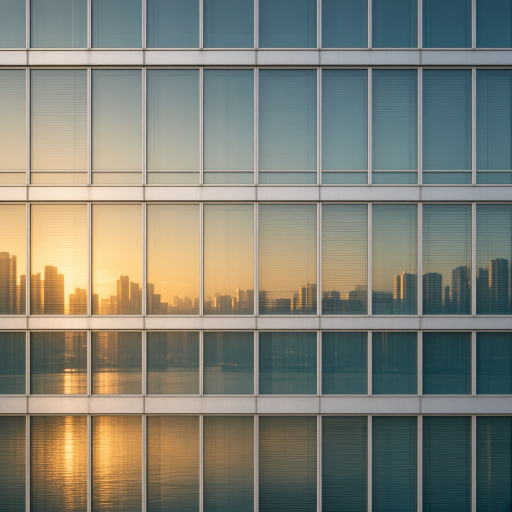
#> input picture tools/gen-facades/facade-glass-curtain.jpg, 1024 x 1024 px (shown at 1/2 size)
$ python bake-textures.py
#> lines starting #> are read from the running program, lines starting #| are printed output that depends on the picture
#!/usr/bin/env python3
"""Bake Victoria Harbour texture atlases into assets/*.png.

Deterministic, offline, no network. Re-run with:

    python3 tools/bake-textures.py

tools/build.mjs packs the PNGs into dist/VictoriaHarbour.html so the
single-file build still works from file://.
"""
import math
import os

import numpy as np
from PIL import Image, ImageDraw, ImageFilter, ImageFont

ROOT = os.path.dirname(os.path.dirname(os.path.abspath(__file__)))
OUT = os.path.join(ROOT, 'assets')
CJK = '/usr/share/fonts/truetype/wqy/wqy-microhei.ttc'
SANS = '/usr/share/fonts/truetype/dejavu/DejaVuSans-Bold.ttf'
SERIF = '/usr/share/fonts/truetype/dejavu/DejaVuSerif-Bold.ttf'


def enc(v):
    v = 0.0 if v < 0 else (1.0 if v > 1 else float(v))
    return int(round((v ** (1.0 / 2.2)) * 255.0))


def enc3(r, g, b, a=255):
    return enc(r), enc(g), enc(b), a


def srgb_u8(lin):
    lin = np.clip(lin, 0.0, 1.0)
    return np.round((lin ** (1.0 / 2.2)) * 255.0).astype(np.uint8)


def hash2(x, y):
    x = np.asarray(x, dtype=np.int32)
    y = np.asarray(y, dtype=np.int32)
    n = (x * np.int32(374761393) + y * np.int32(668265263)).astype(np.uint32)
    n = (n ^ (n >> np.uint32(13))) * np.uint32(1274126177)
    n = n ^ (n >> np.uint32(16))
    return n.astype(np.float64) / 4294967295.0


# style id matches HK.FACADE 0..15
# kind drives the window cutter. Multipliers are linear (1 = vertex colour).
STYLES = [
    dict(kind='curtain', bays=8, floors=4, mull=0.07, glass=(0.58, 0.66, 0.70), frame=(1.00, 0.99, 0.97), lit=0.66, warm=0.35),
    dict(kind='curtain', bays=8, floors=4, mull=0.055, glass=(0.50, 0.70, 0.66), frame=(0.96, 1.00, 0.98), lit=0.62, warm=0.28),
    dict(kind='curtain', bays=8, floors=4, mull=0.08, glass=(0.72, 0.76, 0.78), frame=(1.00, 1.00, 0.99), lit=0.58, warm=0.22),
    dict(kind='curtain', bays=8, floors=4, mull=0.06, glass=(0.72, 0.62, 0.46), frame=(0.98, 0.94, 0.86), lit=0.60, warm=0.72),
    dict(kind='curtain', bays=10, floors=5, mull=0.11, glass=(0.28, 0.32, 0.36), frame=(0.78, 0.82, 0.84), lit=0.70, warm=0.40),
    dict(kind='punched', bays=8, floors=5, mull=0.28, glass=(0.22, 0.24, 0.26), frame=(0.96, 0.93, 0.88), lit=0.64, warm=0.78),
    dict(kind='banded', bays=6, floors=4, mull=0.16, glass=(0.40, 0.48, 0.52), frame=(0.94, 0.95, 0.96), lit=0.55, warm=0.45),
    dict(kind='resi', bays=8, floors=5, mull=0.18, glass=(0.34, 0.40, 0.44), frame=(0.98, 0.97, 0.94), lit=0.68, warm=0.80),
    dict(kind='old', bays=8, floors=6, mull=0.22, glass=(0.30, 0.32, 0.30), frame=(0.96, 0.90, 0.80), lit=0.74, warm=0.86),
    dict(kind='porthole', bays=8, floors=5, mull=0.0, glass=(0.46, 0.50, 0.48), frame=(0.98, 0.98, 0.96), lit=0.52, warm=0.35),
    dict(kind='stone', bays=6, floors=4, mull=0.30, glass=(0.16, 0.17, 0.16), frame=(0.98, 0.96, 0.90), lit=0.48, warm=0.85),
    dict(kind='metal', bays=8, floors=6, mull=0.22, glass=(0.26, 0.30, 0.32), frame=(0.86, 0.88, 0.90), lit=0.40, warm=0.30),
    dict(kind='led', bays=10, floors=8, mull=0.04, glass=(0.9, 0.9, 0.9), frame=(0.15, 0.16, 0.18), lit=0.92, warm=0.5),
    dict(kind='plain', bays=4, floors=4, mull=0.0, glass=(1, 1, 1), frame=(0.98, 0.98, 0.97), lit=0.0, warm=0.5),
    dict(kind='industrial', bays=6, floors=4, mull=0.34, glass=(0.24, 0.26, 0.27), frame=(0.82, 0.84, 0.82), lit=0.35, warm=0.55),
    dict(kind='heritage', bays=6, floors=4, mull=0.26, glass=(0.18, 0.16, 0.13), frame=(0.95, 0.90, 0.82), lit=0.5, warm=0.9),
]


def paint_facade(style_id):
    S = 512
    st = STYLES[style_id]
    yy, xx = np.mgrid[0:S, 0:S]
    # y-up inside the tile so floor 0 sits on the bottom edge
    y_up = (S - 1 - yy).astype(np.float64)
    x = xx.astype(np.float64)
    bays = st['bays']
    floors = st['floors']
    bw = S / bays
    fh = S / floors
    bay = np.floor(x / bw).astype(np.int32)
    floor = np.floor(y_up / fh).astype(np.int32)
    fx = (x % bw) / bw
    fy = (y_up % fh) / fh
    h = hash2(bay + style_id * 17, floor + 3)
    h2 = hash2(bay + 9, floor * 3 + style_id)

    frame = np.array(st['frame'], dtype=np.float64)
    glass = np.array(st['glass'], dtype=np.float64)
    rgb = np.ones((S, S, 3), dtype=np.float64) * frame
    mask = np.zeros((S, S), dtype=np.float64)
    kind = st['kind']

    # fine grain so flat walls are not plastic
    grain = (hash2(xx // 2, yy // 2) - 0.5) * 0.035
    rgb *= (1.0 + grain[..., None])

    if kind == 'plain':
        seam_x = (fx < 0.015) | (fx > 0.985)
        seam_y = (fy < 0.012) | (fy > 0.988)
        rgb *= np.where((seam_x | seam_y)[..., None], 0.90, 1.0)
    elif kind == 'led':
        # media wall: saturated cells, vertex colour is dark so this is mostly night
        pal = np.array([
            [0.15, 0.55, 1.0],
            [1.0, 0.25, 0.55],
            [1.0, 0.78, 0.25],
            [0.25, 0.9, 0.75],
            [0.95, 0.95, 1.0],
        ])
        idx = (np.floor(h * pal.shape[0])).astype(np.int32) % pal.shape[0]
        cell = pal[idx]
        inset = (fx > 0.06) & (fx < 0.94) & (fy > 0.08) & (fy < 0.92)
        rgb = np.where(inset[..., None], cell, frame)
        mask = np.where(inset, 1.0, 0.0)
    elif kind == 'porthole':
        cx = (bay + 0.5) * bw
        cy = (floor + 0.46) * fh
        # distance in y-up space
        dy = y_up - cy
        dx = x - cx
        rad = bw * 0.30
        inside = (dx * dx + dy * dy) < (rad * rad)
        ring = (dx * dx + dy * dy) < ((rad + 2.2) ** 2)
        shade = 0.72 + 0.28 * np.clip((dy / rad + 1) * 0.5, 0, 1)
        rgb = np.where(inside[..., None], glass * shade[..., None], rgb)
        rgb = np.where((ring & ~inside)[..., None], frame * 0.82, rgb)
        mask = np.where(inside, 1.0, 0.0)
    else:
        mull = st['mull']
        if kind == 'banded':
            win = (fy > 0.18) & (fy < 0.72) & (fx > 0.04) & (fx < 0.96)
            # vertical mullions every bay, thinner
            win = win & (fx > mull * 0.35) & (fx < 1.0 - mull * 0.35)
        elif kind == 'punched':
            win = (fx > 0.30) & (fx < 0.70) & (fy > 0.28) & (fy < 0.78)
        elif kind == 'resi':
            win = (fx > 0.22) & (fx < 0.78) & (fy > 0.30) & (fy < 0.82)
        elif kind == 'old':
            win = (fx > 0.26) & (fx < 0.74) & (fy > 0.34) & (fy < 0.80)
        elif kind == 'stone' or kind == 'heritage':
            win = (fx > 0.32) & (fx < 0.68) & (fy > 0.22) & (fy < 0.78)
            if kind == 'heritage':
                # round the head of the window
                cx = 0.5
                arch = (fy > 0.62) & (((fx - cx) ** 2) / (0.18 ** 2) + ((fy - 0.62) ** 2) / (0.20 ** 2) > 1.0)
                win = win & ~arch
        elif kind == 'industrial':
            win = (fx > 0.36) & (fx < 0.64) & (fy > 0.38) & (fy < 0.74)
            corrug = (np.floor(x / 6.0).astype(np.int32) & 1) == 0
            rgb *= np.where(corrug[..., None], 0.94, 1.03)
        else:
            # curtain wall
            win = (fx > mull) & (fx < 1.0 - mull) & (fy > 0.10 + mull) & (fy < 0.86)
            # spandrel band
            spandrel = (fy >= 0.86) & (fy < 0.98)
            rgb = np.where(spandrel[..., None], frame * 0.78, rgb)

        # sky gradient inside the pane (top lighter)
        grad = 0.78 + 0.28 * fy
        # blinds / closed curtain on some panes
        blind = h2 > 0.82
        pane = np.where(blind[..., None], glass * 0.45, glass * grad[..., None])
        # a thin highlight on the left jamb
        highlight = win & (fx < mull + 0.035)
        rgb = np.where(win[..., None], pane, rgb)
        rgb = np.where(highlight[..., None], np.minimum(rgb * 1.25, 1.0), rgb)
        mask = np.where(win & ~blind, 1.0, 0.0)

        if kind == 'resi':
            balcony = (fy > 0.84) & (fy < 0.93)
            rgb = np.where(balcony[..., None], frame * 0.72, rgb)
            mask = np.where(balcony, 0.0, mask)
        if kind == 'old':
            # air-con boxes under a subset of windows
            ac = (h > 0.72) & (fy < 0.16) & (fx > 0.30) & (fx < 0.70)
            rgb = np.where(ac[..., None], np.array([0.55, 0.58, 0.60]), rgb)
            # laundry flecks
            cloth = (h2 > 0.88) & (fy > 0.16) & (fy < 0.30) & (fx > 0.55) & (fx < 0.72)
            colors = np.array([0.85, 0.25, 0.30])
            rgb = np.where(cloth[..., None], colors, rgb)
        if kind == 'stone':
            joint = (fy < 0.04) | ((np.floor(x / (bw / 2)).astype(np.int32) % 2 == 0) & (fy < 0.045) & (floor % 2 == 1))
            # coursing lines
            course = fy < 0.03
            rgb = np.where(course[..., None], frame * 0.82, rgb)

    # clamp and encode
    rgb = np.clip(rgb, 0.0, 1.0)
    out = np.zeros((S, S, 4), dtype=np.uint8)
    out[..., 0] = srgb_u8(rgb[..., 0])
    out[..., 1] = srgb_u8(rgb[..., 1])
    out[..., 2] = srgb_u8(rgb[..., 2])
    out[..., 3] = np.clip(mask * 255.0, 0, 255).astype(np.uint8)
    return out


def paint_night(style_id):
    S = 512
    st = STYLES[style_id]
    yy, xx = np.mgrid[0:S, 0:S]
    y_up = (S - 1 - yy).astype(np.float64)
    x = xx.astype(np.float64)
    bays = st['bays']
    floors = st['floors']
    bw = S / bays
    fh = S / floors
    bay = np.floor(x / bw).astype(np.int32)
    floor = np.floor(y_up / fh).astype(np.int32)
    fx = (x % bw) / bw
    fy = (y_up % fh) / fh
    h = hash2(bay + style_id * 13, floor + 11)
    floor_cluster = hash2(floor * 5 + style_id, 19)
    kind = st['kind']
    rgb = np.zeros((S, S, 3), dtype=np.float64)
    if st['lit'] <= 0.01 or kind == 'plain':
        out = np.zeros((S, S, 4), dtype=np.uint8)
        out[..., 3] = 255
        return out

    if kind == 'porthole':
        cx = (bay + 0.5) * bw
        cy = (floor + 0.46) * fh
        inside = ((x - cx) ** 2 + (y_up - cy) ** 2) < (bw * 0.28) ** 2
        win = inside
    elif kind == 'banded':
        win = (fy > 0.22) & (fy < 0.68) & (fx > 0.06) & (fx < 0.94)
    elif kind == 'punched':
        win = (fx > 0.32) & (fx < 0.68) & (fy > 0.32) & (fy < 0.74)
    elif kind == 'led':
        win = (fx > 0.06) & (fx < 0.94) & (fy > 0.08) & (fy < 0.92)
    elif kind == 'resi':
        win = (fx > 0.24) & (fx < 0.76) & (fy > 0.34) & (fy < 0.78)
    elif kind == 'old':
        win = (fx > 0.28) & (fx < 0.72) & (fy > 0.36) & (fy < 0.76)
    elif kind in ('stone', 'heritage'):
        win = (fx > 0.34) & (fx < 0.66) & (fy > 0.26) & (fy < 0.74)
    elif kind == 'industrial':
        win = (fx > 0.38) & (fx < 0.62) & (fy > 0.40) & (fy < 0.70)
    else:
        win = (fx > st['mull'] + 0.02) & (fx < 1.0 - st['mull'] - 0.02) & (fy > 0.16) & (fy < 0.82)

    lit = (h > (1.0 - st['lit'])) & (floor_cluster > 0.22)
    warm_amt = st['warm']
    # per-window colour
    warm_col = np.array([1.0, 0.62, 0.28])
    cool_col = np.array([0.55, 0.78, 1.0])
    use_warm = hash2(bay + 4, floor + style_id) < warm_amt
    col = np.where(use_warm[..., None], warm_col, cool_col)
    brightness = 0.45 + 0.55 * hash2(bay * 3 + 1, floor * 7 + style_id)
    if kind == 'led':
        pal = np.array([
            [0.20, 0.65, 1.0],
            [1.0, 0.22, 0.55],
            [1.0, 0.72, 0.18],
            [0.20, 1.0, 0.75],
        ])
        idx = (np.floor(h * 4).astype(np.int32)) % 4
        col = pal[idx]
        brightness = np.full(h.shape, 0.85)
        lit = np.ones(h.shape, dtype=bool)
    glow = col * brightness[..., None]
    # soft falloff toward the pane edge so lights are not hard rectangles
    edge = np.clip(np.minimum(np.minimum(fx, 1 - fx), np.minimum(fy, 1 - fy)) * 6.0, 0, 1)
    rgb = np.where((win & lit)[..., None], glow * (0.65 + 0.35 * edge[..., None]), rgb)
    rgb = np.clip(rgb, 0, 1)
    out = np.zeros((S, S, 4), dtype=np.uint8)
    out[..., 0] = srgb_u8(rgb[..., 0])
    out[..., 1] = srgb_u8(rgb[..., 1])
    out[..., 2] = srgb_u8(rgb[..., 2])
    out[..., 3] = 255
    return out


def stack_atlas(painter):
    atlas = np.zeros((2048, 2048, 4), dtype=np.uint8)
    for s in range(16):
        tile = painter(s)
        tx = s % 4
        ty = s // 4  # 0 = bottom row
        y0 = 2048 - (ty + 1) * 512
        x0 = tx * 512
        atlas[y0:y0 + 512, x0:x0 + 512] = tile
    return atlas


# Generated facade studies. They grade the procedural tiles (which stay
# tileable and aligned to the floor grid) toward real glass, bronze, stone
# and neon colour. Missing files leave the procedural atlas unchanged.
PHOTO_STYLES = {
    0: 'facade-glass-curtain.jpg',
    1: 'facade-glass-curtain.jpg',
    3: 'facade-bronze-glass.jpg',
    4: 'facade-glass-curtain.jpg',
    5: 'facade-granite-punched.jpg',
    7: 'facade-granite-punched.jpg',
    8: 'facade-neon-street.jpg',
}


def _photo_linear(path):
    im = Image.open(path).convert('RGB')
#> im is the input picture: PIL image 1024x1024 RGB; mean R, G, B 127.9, 128.7, 116.8
    w, h = im.size
    m = 0.18
    im = im.crop((int(w * m), int(h * 0.28), int(w * (1 - m)), int(h * (1 - m))))
#> im: PIL image 655x553 RGB
    im = im.resize((512, 512), Image.BICUBIC)
#> im: PIL image 512x512 RGB
    arr = np.asarray(im).astype(np.float64) / 255.0
    return np.clip(arr, 0, 1) ** 2.2


def grade_facades(day, night):
    src_dir = os.path.join(ROOT, 'tools', 'gen-facades')
    if not os.path.isdir(src_dir):
        print('facade grades: no tools/gen-facades, procedural only')
        return day, night
    for style, name in PHOTO_STYLES.items():
        path = os.path.join(src_dir, name)
        if not os.path.exists(path):
            continue
        photo = _photo_linear(path)
        blur = np.array(
            Image.fromarray(srgb_u8(photo)).filter(ImageFilter.GaussianBlur(16)),
            dtype=np.float64,
        ) / 255.0
        blur = np.clip(blur, 1e-4, 1) ** 2.2
        detail = np.clip(photo - blur, -0.25, 0.25)
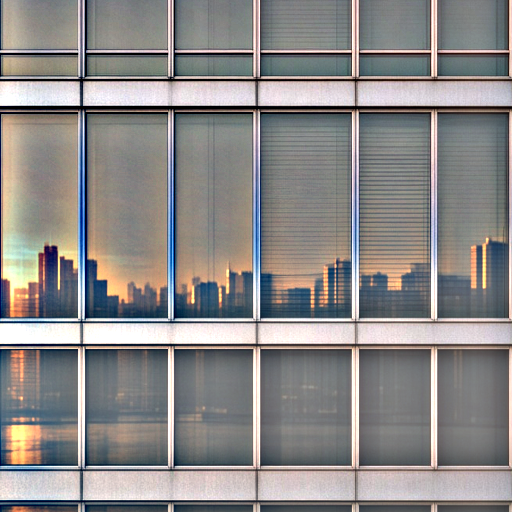
#> detail: shape (512, 512, 3) float64; mean of channels 0, 1, 2 0.0231, 0.0178, 0.0161; drawn with min black and max white
        tx, ty = style % 4, style // 4
        y0 = 2048 - (ty + 1) * 512
        x0 = tx * 512
        src = np.clip(day[y0:y0 + 512, x0:x0 + 512, :3].astype(np.float64) / 255.0, 1e-4, 1) ** 2.2
        mean_src = src.reshape(-1, 3).mean(axis=0)
        target = blur / blur.mean(axis=(0, 1)) * mean_src
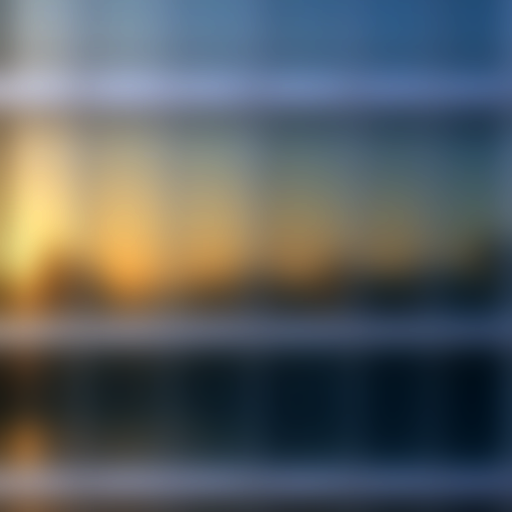
#> target: shape (512, 512, 3) float64; mean of channels 0, 1, 2 0.652, 0.688, 0.7; drawn with min black and max white
        mixed = np.clip(src * 0.48 + target * 0.52 + detail * 0.45, 0, 1)
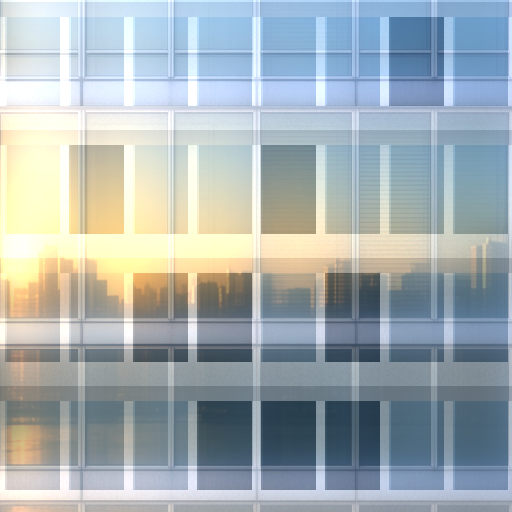
#> mixed: shape (512, 512, 3) float64; mean of channels 0, 1, 2 0.648, 0.69, 0.705; drawn as R, G, B
        day[y0:y0 + 512, x0:x0 + 512, 0] = srgb_u8(mixed[..., 0])
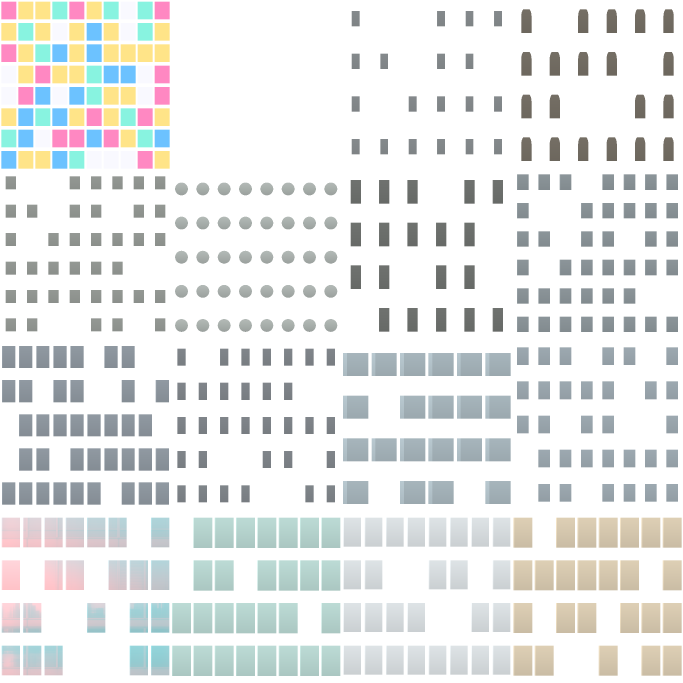
#> day: shape (2048, 2048, 4) (shown at 1/3 size); mean of channels 0, 1, 2, 3 214.1, 216.1, 212.8, 77.4; transparent parts drawn white
        day[y0:y0 + 512, x0:x0 + 512, 1] = srgb_u8(mixed[..., 1])
        day[y0:y0 + 512, x0:x0 + 512, 2] = srgb_u8(mixed[..., 2])
        if style == 8:
            # neon study drives the night tile's warm window glow
            luma = photo.mean(axis=2)
            glow = np.clip((luma - 0.25) / 0.55, 0, 1)[..., None] * np.array([1.0, 0.72, 0.38])
            nsrc = np.clip(night[y0:y0 + 512, x0:x0 + 512, :3].astype(np.float64) / 255.0, 0, 1) ** 2.2
            nm = np.clip(nsrc * 0.55 + glow * 0.85, 0, 1)
            night[y0:y0 + 512, x0:x0 + 512, 0] = srgb_u8(nm[..., 0])
            night[y0:y0 + 512, x0:x0 + 512, 1] = srgb_u8(nm[..., 1])
            night[y0:y0 + 512, x0:x0 + 512, 2] = srgb_u8(nm[..., 2])
        print('graded style', style, name)
    return day, night


def bake_facades():
    day = stack_atlas(paint_facade)
    night = stack_atlas(paint_night)
    day, night = grade_facades(day, night)
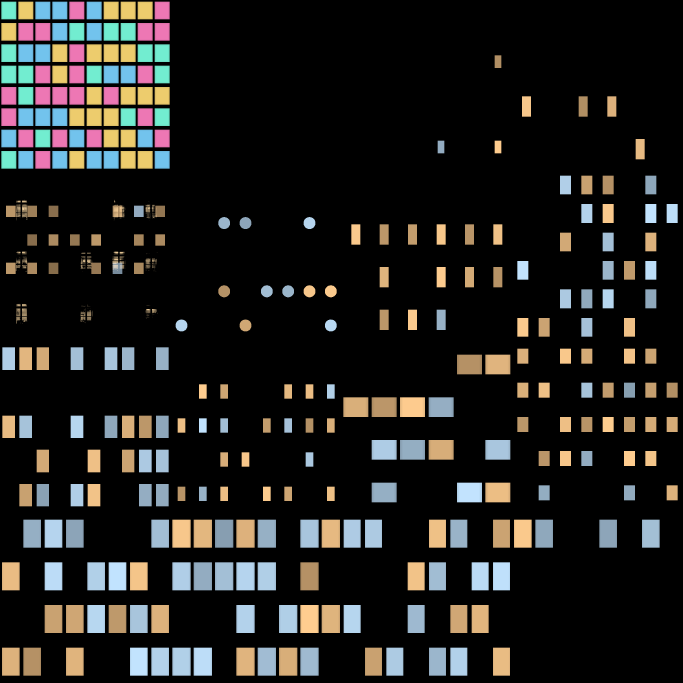
#> night: shape (2048, 2048, 4) (shown at 1/3 size); mean of channels 0, 1, 2, 3 34.3, 33.6, 31.4, 255; drawn as R, G, B
    Image.fromarray(day, 'RGBA').save(os.path.join(OUT, 'facade-atlas.png'), optimize=True)
    Image.fromarray(night, 'RGBA').save(os.path.join(OUT, 'facade-night.png'), optimize=True)
    print('facade', os.path.getsize(os.path.join(OUT, 'facade-atlas.png')),
          'night', os.path.getsize(os.path.join(OUT, 'facade-night.png')))


def fbm(n, seed):
#> called with n = 512, seed = 11
    rng = np.random.RandomState(seed)
    acc = np.zeros((n, n), dtype=np.float64)
    amp = 1.0
    tot = 0.0
    for octv in range(5):
        size = max(2, n // (2 ** octv))
        grid = rng.rand(size, size)
        up = np.array(Image.fromarray((grid * 255).astype(np.uint8), 'L').resize((n, n), Image.BICUBIC), dtype=np.float64) / 255.0
        acc += up * amp
        tot += amp
        amp *= 0.5
    return acc / tot


def bake_foam():
    n = 512
    a = fbm(n, 11)
    b = fbm(n, 29)
    # domain warp
    ang = b * math.tau
    warp = a * 0.65 + (1 - a) * 0.35 * np.roll(np.roll(b, 17, 0), -11, 1)
    lace = np.clip((warp - 0.42) * 3.2, 0, 1) ** 1.4
    # break into streaks so it reads as foam, not clouds
    streaks = np.clip((a - 0.55) * 4.0, 0, 1) * np.clip((b - 0.35) * 2.0, 0, 1)
    foam = np.clip(lace * 0.75 + streaks * 0.55, 0, 1)
    img = Image.fromarray((foam * 255).astype(np.uint8), 'L').filter(ImageFilter.GaussianBlur(0.6))
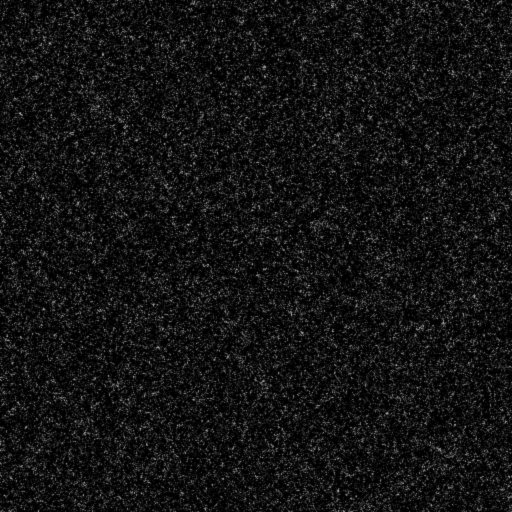
#> img: PIL image 512x512 L; min 0, max 154, mean 18.9
    foam = np.array(img, dtype=np.float64) / 255.0
    rgb = np.zeros((n, n, 4), dtype=np.uint8)
    # warm-white foam; R also carries the mask so the shader can sample .r
    col = srgb_u8(0.93 * foam + 0.04)
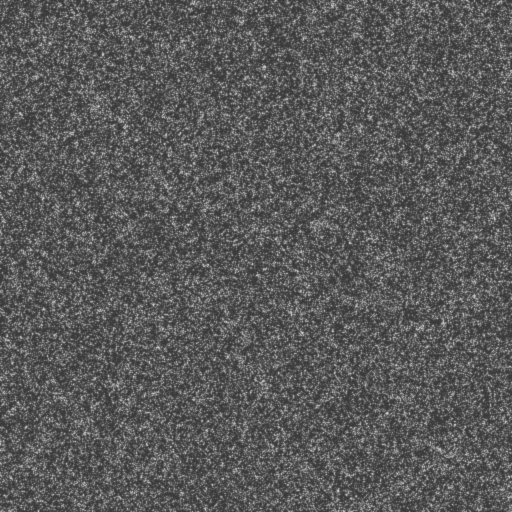
#> col: shape (512, 512); min 59, max 202, mean 89.4
    rgb[..., 0] = col
    rgb[..., 1] = srgb_u8(0.90 * foam + 0.05)
#> (the rest of the program and of its run is left out)
